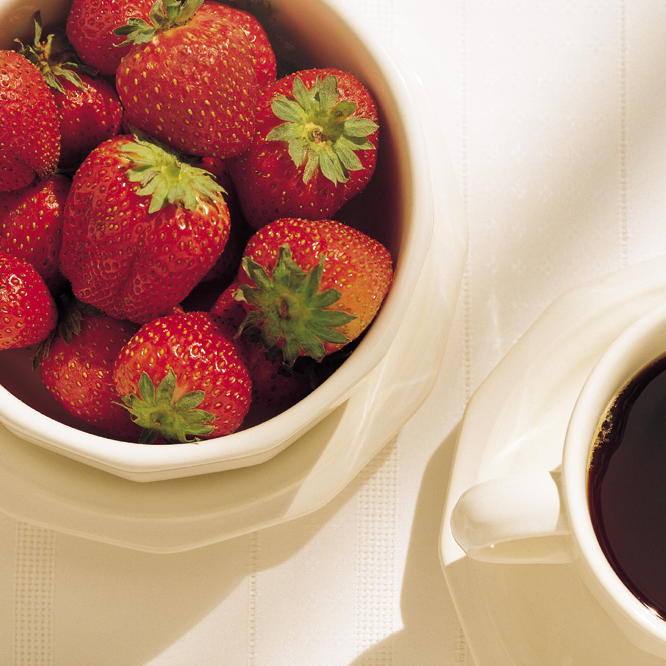
//> input picture images/Fig06_strawberry.tif, 666 x 666 px
$ ./Color_complements   (built with g++ and OpenCV 4)
//> lines starting //> are read from the running program, lines starting //| are printed output that depends on the picture
#include <iostream>
#include "cv.hpp"

using namespace std;
using namespace cv;

void get_color_table(uchar tables[], int amt) {
	for (int i = 0; i <= 180; i++) {
        tables[i] = (i + amt) % 180;
    }

	for (int i = 181; i < 256; i++) {
        tables[i] = 0;
    }
}

int main() {
    Mat hsv, blurr, enhanced;
    Mat img = imread("images/Fig06_strawberry.tif", 1);
//> img is the input picture: 666 rows x 666 cols, CV_8UC3; mean B, G, R 126.5, 145.9, 186.3
    resize(img, img, Size(0, 0), 0.5, 0.5);
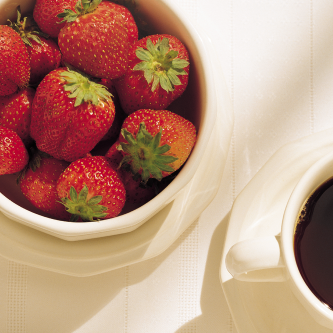
//> img: 333 rows x 333 cols, CV_8UC3; mean B, G, R 126.6, 146, 186.4
    imshow("org", img);

    cvtColor(img, hsv, COLOR_BGR2HSV);
//> hsv: 333 rows x 333 cols, CV_8UC3; mean H, S, V 48.5, 98.6, 186.4

    std::vector<Mat> channels(3);
    split(hsv, channels);
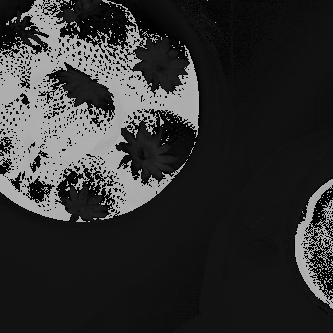
//> channels[0]: 333 rows x 333 cols, CV_8UC1; min 0, max 179, mean 48.5
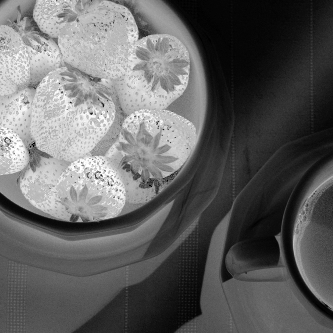
//> channels[1]: 333 rows x 333 cols, CV_8UC1; min 0, max 255, mean 98.6
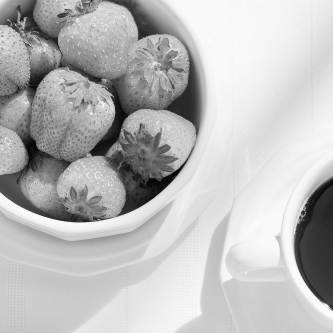
//> channels[2]: 333 rows x 333 cols, CV_8UC1; min 2, max 255, mean 186.4
    imshow("before V", channels[2]);

    unsigned char color_comp_tab[256];
    get_color_table(color_comp_tab, 90);
    Mat mapping(1, 256, CV_8UC1, color_comp_tab);
    LUT(channels[0], mapping, channels[0]); // H
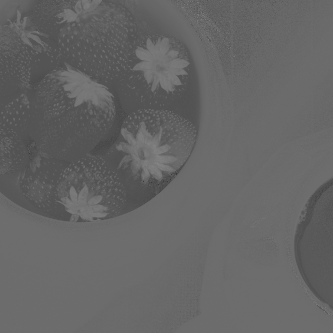
//> channels[0]: 333 rows x 333 cols, CV_8UC1; min 60, max 133, mean 101.2
    channels[2] = 255 - channels[2]; // V
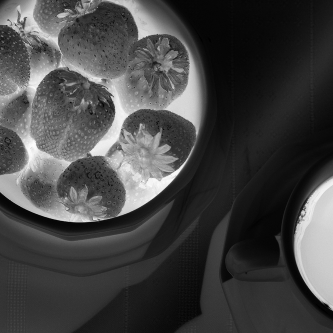
//> channels[2]: 333 rows x 333 cols, CV_8UC1; min 0, max 253, mean 68.6

    imshow("after V", channels[2]);
    merge(channels, hsv);
//> hsv: 333 rows x 333 cols, CV_8UC3; mean H, S, V 101.2, 98.6, 68.6
    cvtColor(hsv, img, COLOR_HSV2BGR);
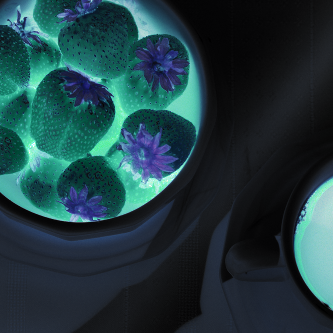
//> img: 333 rows x 333 cols, CV_8UC3; mean B, G, R 64.9, 60.4, 32.2
    imshow("inverse", img);

    waitKey(0);
}
